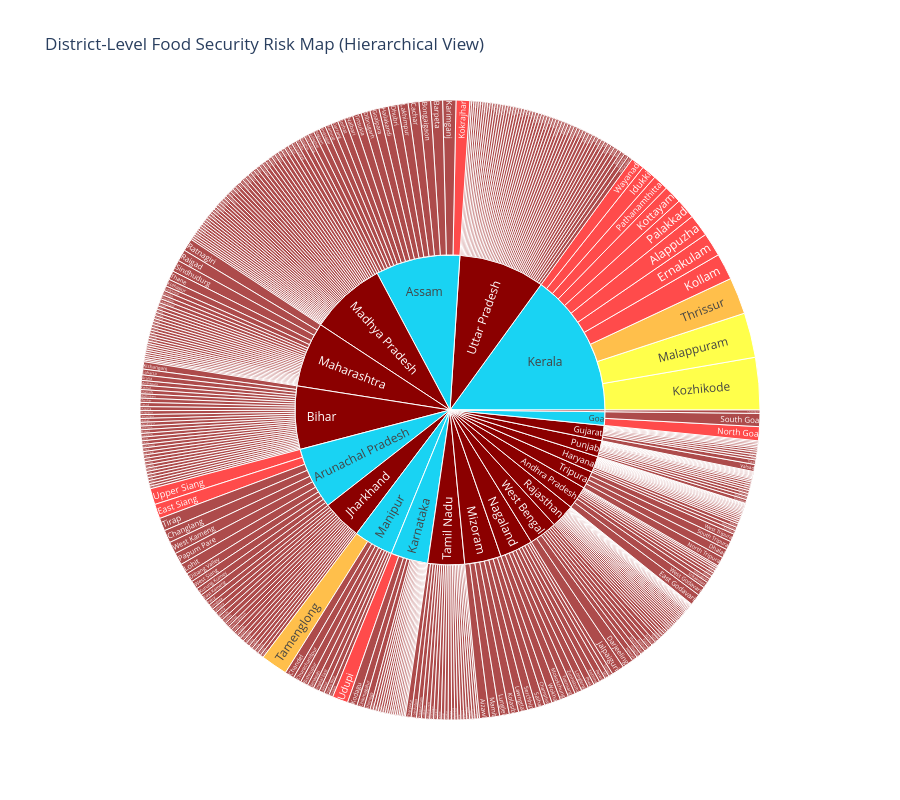

Here is the notebook cell this chart was saved with:
### Markdown cell above
## 4. District-Level Food Security Risk Map

### Code cell
# Calculate Food Security Risk per district
district_risk = india.groupby('district').agg({
    'production': 'mean',
    'annual_rainfall': 'mean',
    'state': 'first'
}).reset_index()

# Normalize and calculate risk score
district_risk['prod_norm'] = (district_risk['production'] - district_risk['production'].min()) / \
                              (district_risk['production'].max() - district_risk['production'].min())
district_risk['rain_norm'] = (district_risk['annual_rainfall'] - district_risk['annual_rainfall'].min()) / \
                              (district_risk['annual_rainfall'].max() - district_risk['annual_rainfall'].min())

district_risk['fs_score'] = 0.6 * district_risk['prod_norm'] + 0.4 * district_risk['rain_norm']

def assign_risk(score):
    if score < 0.2: return 'Critical'
    elif score < 0.4: return 'High'
    elif score < 0.6: return 'Moderate'
    elif score < 0.8: return 'Low'
    else: return 'Secure'

district_risk['risk_level'] = district_risk['fs_score'].apply(assign_risk)

print("District Risk Distribution:")
print(district_risk['risk_level'].value_counts())

# Create sunburst chart (State → District → Risk)
fig = px.sunburst(
    district_risk,
    path=['state', 'district'],
    values='fs_score',
    color='risk_level',
    color_discrete_map={'Critical': 'darkred', 'High': 'red', 'Moderate': 'orange', 
                        'Low': 'yellow', 'Secure': 'green'},
    title='District-Level Food Security Risk Map (Hierarchical View)',
    height=800
)

fig.write_html(f'{OUTPUT}/india_district_risk_map.html')
fig.show()

print(f"✅ Risk map saved to: {OUTPUT}/india_district_risk_map.html")

### Figure 1 — Plotly figure (JSON) as saved in the notebook; plotly's stock layout.template omitted (floating-point values rounded to 4 significant figures; data arrays with more than 128 entries replaced by an {"elided": "..."} marker saying what was removed)
{"data": [{"branchvalues": "total", "customdata": {"elided": "425x1 str values"}, "domain": {"x": [0, 1], "y": [0, 1]}, "hovertemplate": "labels=%{label}<br>fs_score=%{value}<br>parent=%{parent}<br>id=%{id}<br>risk_level=%{customdata[0]}<extra></extra>", "ids": {"elided": "425 str values"}, "labels": {"elided": "425 str values"}, "marker": {"colors": {"elided": "425 str values"}}, "name": "", "parents": {"elided": "425 str values"}, "type": "sunburst", "values": {"elided": "425 float values"}}], "layout": {"height": 800, "legend": {"tracegroupgap": 0}, "title": {"text": "District-Level Food Security Risk Map (Hierarchical View)"}}}
